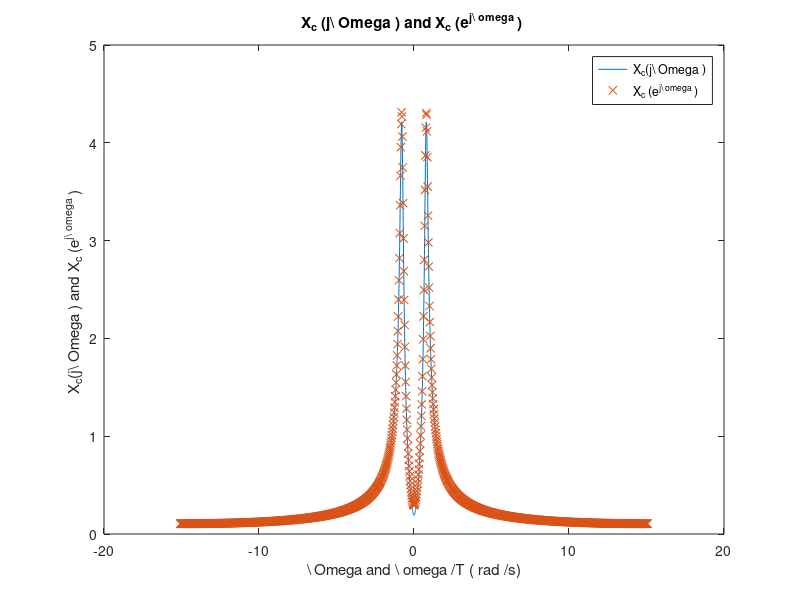

The MATLAB source for this figure:
clear all
clc

a = 0.12;
Omega_1 = 0.25 * pi;
T = 1 / 4.8;
Omega = -pi :0.005: pi;
X_c = (a + 1j * Omega ) ./ ( (a + 1j * Omega ).^2 + Omega_1 ^2 );
X_c = abs ( X_c );
figure ;
plot (Omega , X_c );

num = [1 -exp(-a*T)* cos( Omega_1 *T) 0];

den = [1 -2* exp(-a*T)* cos( Omega_1 *T) exp( -2*a*T)];
h = freqz (num , den , Omega );
hold on;
plot ( Omega /T, T*abs (h), 'x');
title ('X_c (j\ Omega ) and X_c (e^{j\ omega }) ');
xlabel ('\ Omega and \ omega /T ( rad /s)');
ylabel ('X_c(j\ Omega ) and X_c (e^{j\ omega }) ');
legend ('X_c(j\ Omega )', 'X_c (e^{j\ omega }) ');

